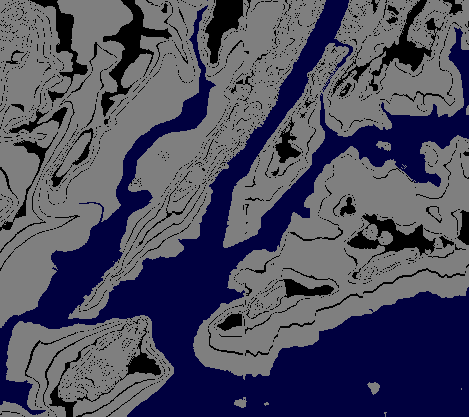

Generate this figure with Python:
# Name:  Sara D'Alessandro
# Date:  October 19, 2018
# Takes elevation data of NYC and displays using the default color map


#Import the libraries for arrays and displaying images:
import numpy as np
import matplotlib.pyplot as plt

#Read in the data to an array, called elevations:
elevations = np.loadtxt('elevationsNYC.txt')

#Take the shape (dimensions) of the elevations
#  and add another dimension to hold the 3 color channels:
mapShape = elevations.shape + (3,)

#Create a blank image that's all zeros:
topoMap = np.zeros(mapShape)

for row in range(mapShape[0]):
    for col in range(mapShape[1]):
        
        if elevations[row,col] <= 0:
            #Below sea level
           topoMap[row,col,2] = 0.25     #Set the blue channel to 100%
           
        elif elevations[row,col] % 10 == 0:
            #Below the storm surge of Hurricane Sandy (flooding likely)
           topoMap[row,col,0] = 0     #Set the red channel to 100%
           
        else:
            #Above the 6 foot storm surge and didn't flood
            topoMap[row,col,1] = 0.5   #Set the green channel to 100%
            topoMap[row,col,2] = 0.5
            topoMap[row,col] = 0.5

#Save the image:
plt.imsave('topo.png', topoMap)
